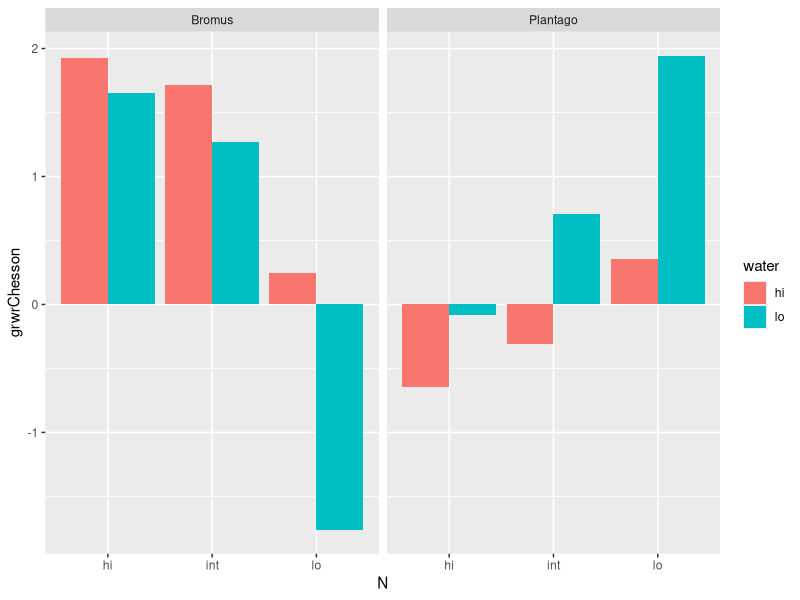

R code for this plot:
library(tidyverse)
dat <- read.csv("Stan models/parameters.csv")

## Data manipulation
model.dat <- dat 
colnames(model.dat)[1] <- "species"
model.dat$species[which(model.dat$species == "Laya")] <- "Layia"
model.dat <- model.dat%>%
  pivot_longer(hi.water.hi.N:lo.water.lo.N, names_to ="treatment", values_to="values") %>%
  spread(param, values) 
colnames(model.dat)[2] <- "treatments"
model.dat[is.na(model.dat)] <- 0

## Set germination and survival fractions from the literature
ps <- .75 # lauren guess
pg <- .92 # gulmon
bs <- .013 # lauren guess
bg <- .98 # gulmon
fs <- .013
fg <- .83
ls <- .15
lg <- .32

###################################
####### Bromus and Plantago #######
###################################

### RUN THE MODELS FOR EACH SPECIES AT EQUILIBRIUM OR INVADING FOR A CONSISTENT CONDITION ###

### CREATE A FUNCTION THAT RUNS THE MODEL
# new growth function

growth = function(N, par.dat, t.num){
  for (i in 1:(t.num-1)){
    N$Nb[i+1] = bs*(1-bg)*N$Nb[i]  + bg*N$Nb[i]*(par.dat$Blambda[i]/(1 + par.dat$BaiP[i]*pg*N$Np[i] + par.dat$BaiB*bg*N$Nb[i]))
    
    N$Np[i+1] = ps*(1-pg)*N$Np[i] + pg*N$Np[i]*(par.dat$Plambda[i]/(1 + par.dat$PaiP[i]*pg*N$Np[i] + par.dat$PaiB[i]*bg*N$Nb[i]))
    
  }
  return(N)
}


### CREATE A FUNCTION THAT CALCULATES POPULATION CHANGE OVER TIME AND GRWR ####

grwr = function(par.dat, t.num) {
  N1 = as.data.frame(matrix(NA, nrow=t.num, ncol=2))
  colnames(N1) = c("Nb", "Np")
  N1[1,] = c(1,0)
  Bequil <- growth(N1, par.dat, t.num)
  
  N2 = as.data.frame(matrix(NA, nrow=t.num, ncol=2))
  colnames(N2) = c("Nb", "Np")
  N2[1,] = c(0,1)
  Pequil <- growth(N2, par.dat, t.num)
  
  N3 = as.data.frame(matrix(NA, nrow=t.num, ncol=2))
  colnames(N3) = c("Nb", "Np")
  N3[1,] = c(Bequil[t.num, 1],1)
  Pinvade <- growth(N3, par.dat, t.num)
  Pgrwr <- Pinvade[2,2]/Pinvade[1,2]
  Bgrwc <- Pinvade[2,1]/Pinvade[1,1]
  Pinvade$invader <- "Plantago"
  Pinvade$grwr <- Pgrwr
  Pinvade$time <- as.numeric(row.names(Pinvade))
  Pinvade$Cgrwc <- Bgrwc
  
  N4 = as.data.frame(matrix(NA, nrow=t.num, ncol=2))
  colnames(N4) = c("Nb", "Np")
  N4[1,] = c(1, Pequil[t.num, 2])
  Binvade <- growth(N4, par.dat, t.num)
  
  Bgrwr <- Binvade[2,1]/Binvade[1,1]
  Pgrwc <- Binvade[2,2]/Binvade[1,2]
  
  Binvade$invader <- "Bromus"
  Binvade$grwr <- Bgrwr
  Binvade$time <- as.numeric(row.names(Binvade))
  Binvade$Cgrwc <- Pgrwc
  
  
  out <- rbind(Binvade, Pinvade) 
  
  return(out)
}  


### CREATE A FUNCTION THAT SETS CONSISTENT PARAMETERS ACROSS TIMESTEPS ####
consistent.par <- function(model.dat, j.num, t.num){
  par = as.data.frame(matrix(NA, nrow=t, ncol=6))
  colnames(par) = c("Blambda", "BaiP", "BaiB", "Plambda", "PaiP", "PaiB")
  trtselect = rep(j.num, t.num)
  
  for (i in 1:(t.num)){
    myparams <- subset(model.dat, treatments == treatments[trtselect[i]])
    par$Blambda[i] <- as.numeric(subset(myparams, species == "Bromus")[7])
    par$BaiP[i] <- as.numeric(subset(myparams, species == "Bromus")[6])
    par$BaiB[i] <- as.numeric(subset(myparams, species == "Bromus")[3])
    par$Plambda[i] <- as.numeric(subset(myparams, species == "Plantago")[7])
    par$PaiP[i] <- as.numeric(subset(myparams, species == "Plantago")[6])
    par$PaiB[i] <- as.numeric(subset(myparams, species == "Plantago")[3])
  }
  return(par)
}


### Run the model for the consistent environment ###
t = 100

hi_hi <- consistent.par(model.dat, 1, t)
hi_int <- consistent.par(model.dat, 2, t)
hi_lo <- consistent.par(model.dat, 3, t)
lo_hi <- consistent.par(model.dat, 4, t)
lo_int <- consistent.par(model.dat, 5, t)
lo_lo <- consistent.par(model.dat, 6, t)

hi_hi_grwr <- grwr(hi_hi, t) %>%
  mutate(treatment = "hi.water.hi.N")
hi_int_grwr <- grwr(hi_int, t) %>%
  mutate(treatment = "hi.water.int.N")
hi_lo_grwr <- grwr(hi_lo, t) %>%
  mutate(treatment = "hi.water.lo.N")

lo_hi_grwr <- grwr(lo_hi, t) %>%
  mutate(treatment = "lo.water.hi.N")
lo_int_grwr <- grwr(lo_int, t) %>%
  mutate(treatment = "lo.water.int.N")
lo_lo_grwr <- grwr(lo_lo, t) %>%
  mutate(treatment = "lo.water.lo.N")

consistent.out <- rbind(hi_hi_grwr, hi_int_grwr, hi_lo_grwr, lo_hi_grwr, lo_int_grwr, lo_lo_grwr) %>%
  mutate(treatment = as.factor(treatment))


consistent.grwr.out <- consistent.out %>%
  dplyr::select(invader, grwr, treatment, Cgrwc) %>%
  unique()  %>%
  mutate(grwrChesson = log(grwr)-log(Cgrwc)) %>%
  separate(treatment, c("water", "delete", "N", "delete2"))

ggplot(consistent.grwr.out, aes(x=N, y=grwrChesson, fill = water)) + geom_bar(stat="identity", position = "dodge") + 
  facet_wrap(~invader)

